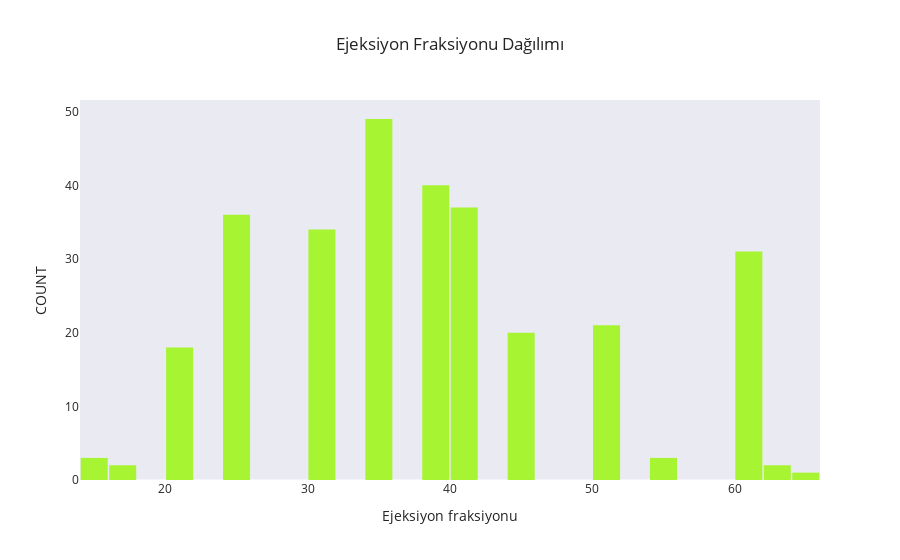

Source (notebook cell):
### Code cell
# ejection_fraction dağılımı

import plotly.graph_objects as go

fig = go.Figure()
fig.add_trace(go.Histogram(
    x = dataset['ejection_fraction'],
    xbins=dict( # bins used for histogram
        start=14,
        end=80,
        size=2
    ),
    marker_color='#A7F432',
    opacity=1
))

fig.update_layout(
    title_text='Ejeksiyon Fraksiyonu Dağılımı',
    xaxis_title_text='Ejeksiyon fraksiyonu',
    yaxis_title_text='COUNT', 
    bargap=0.05, # gap between bars of adjacent location coordinates
    xaxis =  {'showgrid': False },
    yaxis = {'showgrid': False },
    template = 'seaborn'
)

fig.show()

### Figure 1 — Plotly figure (JSON) as saved in the notebook; plotly's stock layout.template omitted (floating-point values rounded to 4 significant figures; data arrays with more than 128 entries replaced by an {"elided": "..."} marker saying what was removed)
{"data": [{"marker": {"color": "#A7F432"}, "opacity": 1, "type": "histogram", "x": {"elided": "297 int values"}, "xbins": {"end": 80, "size": 2, "start": 14}}], "layout": {"bargap": 0.05, "title": {"text": "Ejeksiyon Fraksiyonu Dağılımı"}, "xaxis": {"showgrid": false, "title": {"text": "Ejeksiyon fraksiyonu"}}, "yaxis": {"showgrid": false, "title": {"text": "COUNT"}}}}
